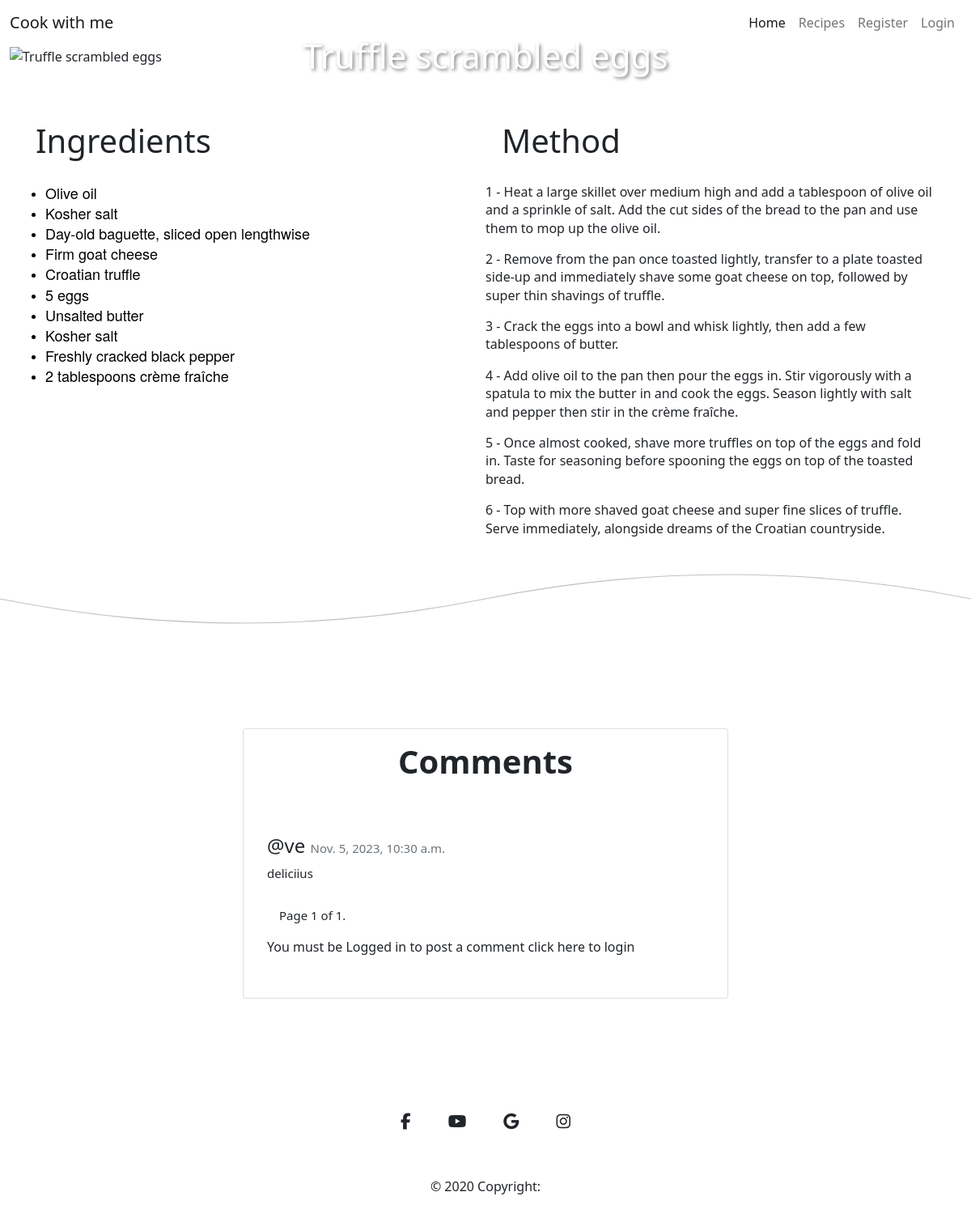
The app's page /recipes/3/ with its own data.
### cook_recipe/models.py (models this page shows, shortened)
class Recipe(models.Model):
    featured_image = CloudinaryField('image')
    recipe_image = CloudinaryField('image', null=True, blank=True)
    title = models.CharField(max_length=150, unique=True)
    created_date = models.DateTimeField(auto_now_add=True)
    content = models.TextField()
    content_method = models.TextField(default="Default content for method.")
    status = models.IntegerField(choices=STATUS, default=0)
    likes = models.ManyToManyField(User, related_name='recipes_likes', blank=True)

class Comment(models.Model):
    recipe = models.ForeignKey(Recipe, on_delete=models.CASCADE)
    user = models.ForeignKey(User, on_delete=models.CASCADE, null=True, blank=True)
    email = models.EmailField(max_length=50, blank=True, null=True)
    content_body = models.TextField(max_length=400)
    comment_approved = models.BooleanField(default=False)
    created_on = models.DateTimeField(auto_now_add=True)

### cook_recipe/views.py (the view, shortened to what this page needs)
# urls.py: path('recipes/<int:recipe_id>/', views.recipe_content, name='recipe_content'),
def recipe_content(request, recipe_id):
    recipe = get_object_or_404(Recipe, pk=recipe_id)
    comments = recipe.comment_set.all().order_by('-created_on')
    paginator = Paginator(comments, 4) # Show 4 comments per page
    page = request.GET.get('page')
    comments = paginator.get_page(page)
    form = CommentForm()
    return render(request, 'recipe_content.html', {'form':form, 'recipe':recipe, 'comments': comments})

### templates/recipe_content.html (shortened to what this page needs)
{% extends 'base.html' %}
{% load static%}
{% load crispy_forms_tags%}
{% block content %}
<div class="container-fluid flex">
    <div class="col-12 title-box">
        <img src="{{ recipe.recipe_image.url }}" alt="{{ recipe.title }}" class="img-fluid w-100">
        <h1>{{ recipe.title }}</h1>
     </div>
</div>
<div class="container-fluid row mt-5">
        <div class="col-md-6">
            <h2>Ingredients</h2>
            {{ recipe.content|safe }}
        </div>
        <div class="col-md-6">
            <h2>Method</h2>
            {{ recipe.content_method|safe }}
        </div>
</div>
<svg xmlns="http://www.w3.org/2000/svg" viewBox="0 0 1000 100" preserveAspectRatio="none">
    <path d="M0 50 Q 250 100 500 50 T 1000 50" fill="none" stroke="silver" stroke-width="1"></path>
</svg>
<div class="d-flex justify-content-center mt-100 mb-100">
    <div class="col-lg-6">
        <div class="card">
            <div class="card-body text-center">
                <h4 class="card-title fs-1">Comments</h4>
            </div>
            <div class="comment-widgets">
                <div class="d-flex flex-row comment-row m-t-0">
                    <div class="comment-text w-100">
                        {% for comment in comments %}
                             <h6 class="fs-4 mt-3">@{{ comment.user }} <span class="text-muted float-right">{{ comment.created_on }}</span></h6>
                             <span class="m-b-15 d-block">{{ comment.content_body }}</span>
                        {% endfor %}
                        <div class="pagination">
                            <span class="step-links">
                                <span class="current">
                                    Page {{ comments.number }} of {{ comments.paginator.num_pages }}.
                                </span>
                            </span>
                        </div>
                        {% if user.is_authenticated %}
                            <h3>Add a Comment</h3>
                            <form method="post">
                                {% csrf_token %}
                                {{ form|crispy }}
                                <button type="submit" class="btn btn-success btn-sm mt-5">Publish</button>
                            </form>
                        {% else %}
                            <p>You must be Logged in to post a comment <a href="{% url 'account_login' %}">click here</a> to login </p>
                        {% endif %}
                    </div>
                </div>
            </div>
        </div>
    </div>
</div>
{% endblock %}

### static/css/style.css (style rules this page uses)
* { margin: 0; padding: 0; border: 0; box-sizing: border-box; }
html, body { height: 100%; }
body { font-family: 'Montserrat', sans-serif; font-size: 16px; }
.title-box { position: relative; }
.title-box h1 { position: absolute; top: 50%; left: 50%; transform: translate(-50%, -50%); color: white; text-shadow: 2px 2px 4px rgba(0, 0, 0, 0.5); font-size: 3.5vw; }
.col-md-6 h2 { padding: 20px; font-size: 40px; }
.mt-100 { margin-top: 100px; }
.mb-100 { margin-bottom:100px; }
.card { position: relative; display: -webkit-box; display: -ms-flexbox; display: flex; -webkit-box-orient: vertical; -webkit-box-direction: normal; -ms-flex-direction: column; flex-direction: column; min-width: 0; word-wrap: break-word; background-color: #fff; background-clip: border-box ;border: 0px solid transparent; border-radius: 0px }
.card-body { -webkit-box-flex: 1; -ms-flex: 1 1 auto; flex: 1 1 auto; padding: 1.25rem; }
.card .card-title { position: relative; font-weight: 600; margin-bottom: 10px; font-size: 36px; }
.comment-widgets { position: relative; margin-bottom: 10px; }
.comment-widgets .comment-row { border-bottom: 1px solid transparent; padding: 14px; display: -webkit-box; display: -ms-flexbox; display: flex; margin: 10px 0; }
.comment-text span { font-size: 15px; }
.comment-text { padding-left: 15px; }
.m-b-15 { margin-bottom: 15px; }
.comment-text a { color: inherit; text-decoration: none; text-align: center; }
.step-links { padding: 15px; }

### records on screen
Recipe: title "Truffle scrambled eggs", content "Olive oil Kosher salt Day-old baguette, sliced open lengthwise Firm goat cheese Croatian truffle 5 eggs Unsalted butter Kosher salt Freshly cracked black pepper 2 tablespoons crème fraîche", content_method "1 - Heat a large skillet over medium high and add a tablespoon of olive oil and a sprinkle of salt. Add the cut sides of the bread to the pan and use them to mop up the olive oil. 2 - Remove from the pan once toasted lightly, transfer to a plate toasted side-up and immediately shave some goat cheese on top, followed by super thin shavings of truffle. 3 - Crack the eggs into a bowl and whisk lightly, then add a few tablespoons of butter. 4 - Add olive oil to the pan then pour the eggs in. Stir vigorously with a spatula to mix the butter in and cook the eggs. Season lightly with salt and pepper then stir in the crème fraîche. 5 - Once almost cooked, shave more truffles on top of the eggs and…"
Comment: user "ve", created_on "Nov. 5, 2023, 10:30 a.m.", content_body "deliciius"

### other values on screen
{{ comments.number }} "1"
{{ comments.paginator.num_pages }} "1"
